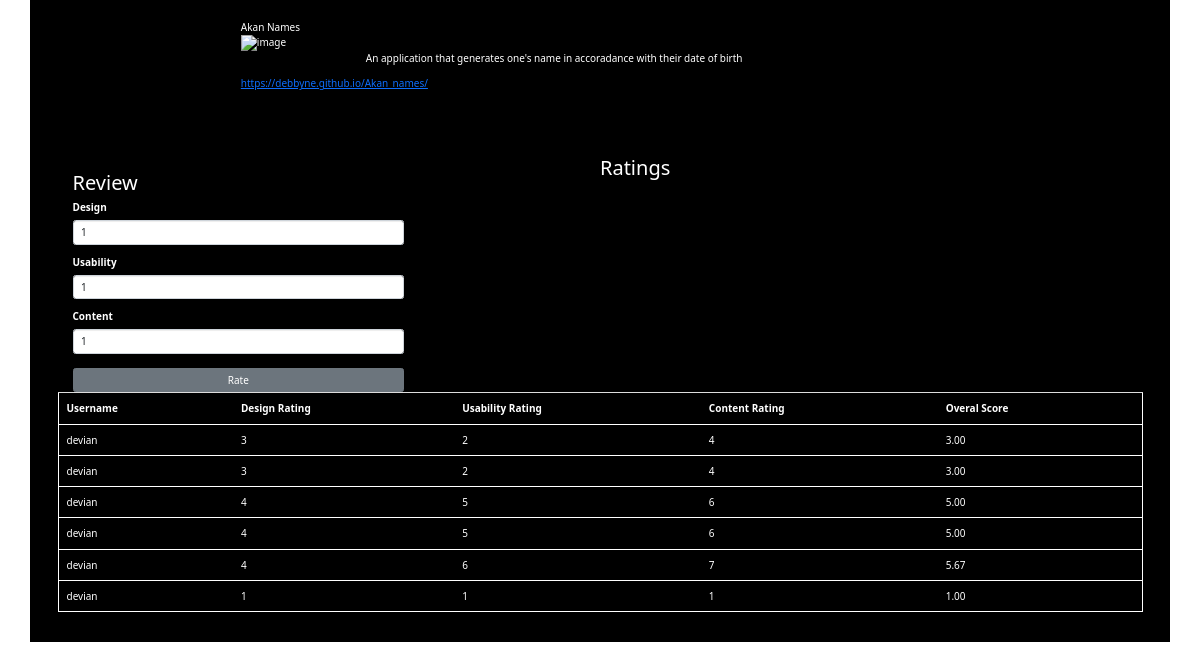
The page /review/12 (signed in) on the database its author committed.
### awards/models.py (models this page shows, shortened)
class Project(models.Model):
    image = CloudinaryField('image')
    user = models.ForeignKey(Profile, on_delete=models.CASCADE, related_name='posts', null=True)
    title=models.CharField(max_length=30, blank=True)
    time_posted=models.DateTimeField(auto_now_add=True, null=True)
    description = models.TextField(max_length=1000, null=True)
    url = models.URLField(max_length=100, null=True)
    class Meta:
        ordering = ["-pk"]

class Rates(models.Model):
    RATE_CHOICES = (
        (1, '1'),
        (2, '2'),
        (3, '3'),
        (4, '4'),
        (5, '5'),
        (6, '6'),
        (7, '7'),
        (8, '8'),
        (9, '9'),
        (10, '10'),
    )
    user = models.ForeignKey(User, on_delete=models.CASCADE,null=True)
    project = models.ForeignKey(Project,on_delete=models.CASCADE,null=True)
    design =models.IntegerField(choices=RATE_CHOICES, default=0,blank=False)
    content =models.IntegerField(choices=RATE_CHOICES, default=0,blank=False)
    usability =models.IntegerField(choices=RATE_CHOICES, default=0,blank=False)
    average = models.DecimalField(default=1, blank=False, decimal_places=2, max_digits=40)
    date = models.DateTimeField(auto_now_add =True)

### awards/views.py (the view)
# urls.py: path('review/<int:id>', views.review, name='review'),
@login_required(login_url='/accounts/login')
def review(request, id):
    project = Project.objects.get(id=id)
    rate = Rates.objects.filter(user=request.user, project=project).first()
    ratings = Rates.objects.all()
    rating_status = None
    if rate is None:
        rating_status = False
    else:
        rating_status = True
    current_user = request.user
    if request.method == 'POST':
        form = RatingForm(request.POST)
        if form.is_valid():
            design = form.cleaned_data['design']
            usability = form.cleaned_data['usability']
            content = form.cleaned_data['content']
            review = Rates()
            review.project = project
            review.user = current_user
            review.design = design
            review.usability = usability
            review.content = content
            review.average = (
                review.design + review.usability + review.content)/3
            review.save()
            return HttpResponseRedirect(reverse('review', args=(project.id,)))
    else:
        form = RatingForm()
    params = {
        'project': project,
        'form': form,
        'rating_status': rating_status,
        'reviews': ratings,
        'ratings': rate
    }
    return render(request, 'projectdets.html', params)

### awards/forms.py
class RatingForm(forms.ModelForm):
    class Meta:
        model = Rates
        fields = [
            'design',
             'usability',
             'content'
             ]

### awards/templates/projectdets.html (shortened to what this page needs)
{%extends 'base.html'%}
{% load bootstrap3 %}
{% block content %}
{% block styles %}
{% load static %}
{% bootstrap_css %}
    <link rel="stylesheet" href="https://cdn.jsdelivr.net/npm/bootstrap@4.6.1/dist/css/bootstrap.min.css">
    <link href="https://cdn.jsdelivr.net/npm/bootstrap@5.0.2/dist/css/bootstrap.min.css" rel="stylesheet"
>
    <link rel="stylesheet" href="https://pro.fontawesome.com/releases/v5.10.0/css/all.css"
 />
{% endblock%}
<div class="container-xl">
  <div class="container-fluid">
    <div class="row">
        <div class="col-md-2">
        </div>
        <div class="col-md-7">
            {{project.title}} <br>
          <img id="image" class="modal-img" src="{{project.image.url}}" alt="image" width="70%" height="100%">
          <div class="details">
                    <p class="text-center"> {{project.description}}</p>
                      <a href="">{{project.url}}</a> <br> <br>
                  </div>
            </div>
        </div>
        <div class="rev">
        <div class="col-md-4">
            <h2 class="mt-4">Review </h2>
            {% if rating_status %}
            <h5>You have already done your review</h5>
            {% else %}
            {% if user.is_authenticated %}
            <form action="" method="post" enctype="multipart/form-data">
                {% bootstrap_form form %}
                <button class="btn  btn-secondary btn-block" style="margin-top:4px;" value="review"
                    type="submit">Rate</button>
            </form>
            {% endif %}
            {% endif %}
        </div>
        <div class="col-md-2"></div>
    <h2>Ratings</h2>
            <table class="table" >
                <th>Username</th>
                <th>Design Rating</th>
                <th>Usability Rating</th>
                <th>Content Rating</th>
                <th>Overal Score</th>
                {% for reviews in reviews %}
                <tr>
                    <td class="username">{{ reviews.user.username }}</td>
                    <td class="design">{{ reviews.design }}</td>
                    <td class="usab">{{ reviews.usability }}</td>
                    <td class="content">{{ reviews.content }}</td>
                    <td class="ave">{{reviews.average  }}</td>
                </tr>
                {% endfor %}
            </table>
          </div>
          </div>
        </div>
    {% endblock %}

### awards/templates/projectdets.html (style rules this page uses)
.container-xl { background-color: black; color: white; padding: 20px; }
.table { color: white; border: 1px solid white; }
.row { margin-bottom: 50px; }
.rev { margin-top: 50px; }

### rows shown on the page
Project: title "Akan Names", description "An application that generates one's name in accoradance with their date of birth", url "https://debbyne.github.io/Akan_names/"
Rates: user.username "devian", design "3", usability "2", content "4", average "3.00"
Rates: user.username "devian", design "3", usability "2", content "4", average "3.00"
Rates: user.username "devian", design "4", usability "5", content "6", average "5.00"
Rates: user.username "devian", design "4", usability "5", content "6", average "5.00"
Rates: user.username "devian", design "4", usability "6", content "7", average "5.67"
Rates: user.username "devian", design "1", usability "1", content "1", average "1.00"
